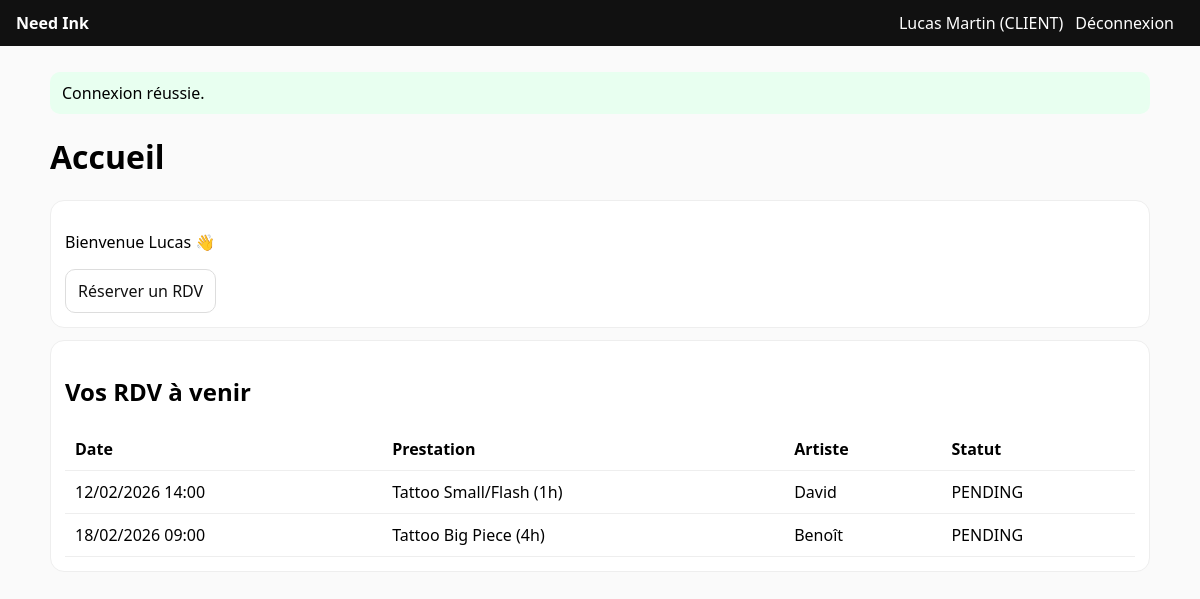
The page /index.php (signed in) on the database its author committed.
### tables this page shows
CREATE TABLE `appointment` (
  `id_appointment` int(11) NOT NULL,
  `id_user` int(11) NOT NULL,
  `id_artist` int(11) NOT NULL,
  `id_service` int(11) NOT NULL,
  `start_at` datetime NOT NULL,
  `end_at` datetime NOT NULL,
  `status` enum('PENDING','CONFIRMED','REFUSED','CANCELLED') NOT NULL DEFAULT 'PENDING',
  `created_at` datetime NOT NULL DEFAULT CURRENT_TIMESTAMP
);

CREATE TABLE `service` (
  `id_service` int(11) NOT NULL,
  `service_name` varchar(150) NOT NULL,
  `duration_min` int(11) NOT NULL,
  `is_active` tinyint(1) NOT NULL DEFAULT '1'
);

CREATE TABLE `artist` (
  `id_artist` int(11) NOT NULL,
  `artist_name` varchar(150) NOT NULL,
  `bio` text,
  `speciality` varchar(150) DEFAULT NULL,
  `is_active` tinyint(1) NOT NULL DEFAULT '1'
);

### config/auth.php (called while the page is built, shortened)
<?php
function current_user(): ?array {
    return $_SESSION['user'] ?? null;
}

### config/helpers.php (called while the page is built, shortened)
<?php
function e(?string $s): string {
    return htmlspecialchars($s ?? '', ENT_QUOTES | ENT_SUBSTITUTE, 'UTF-8');
}

### index.php (the view, shortened to what this page needs)
<?php
$pdo = db();
require_once BASE_PATH . '/app/views/partials/header.php';
?>
<h1>Accueil</h1>
<div class="card">
  <?php if (!$u): ?>
    <p>Bienvenue ! Connectez-vous pour réserver un rendez-vous.</p>
    <p><a class="btn" href="<?= BASE_URL ?>/pages/login.php">Se connecter</a></p>
  <?php else: ?>
    <p>Bienvenue <?= e($u['firstname']) ?> 👋</p>
    <div class="actions">
      <a class="btn" href="<?= BASE_URL ?>/pages/booking.php">Réserver un RDV</a>
    </div>
  <?php endif; ?>
</div>
<?php if ($u && $u['role'] === 'CLIENT'): ?>
<?php
  $stmt = $pdo->prepare("
    SELECT a.id_appointment, a.start_at, a.end_at, a.status,
           s.service_name, ar.artist_name
    FROM appointment a
    JOIN service s ON s.id_service = a.id_service
    JOIN artist ar ON ar.id_artist = a.id_artist
    WHERE a.id_user = :id_user
      AND a.start_at >= NOW()
      AND a.status IN ('PENDING','CONFIRMED')
    ORDER BY a.start_at ASC
    LIMIT 5
  ");
  $stmt->execute([':id_user' => $u['id_user']]);
  $rows = $stmt->fetchAll(PDO::FETCH_ASSOC);
?>
<div class="card">
  <h2>Vos RDV à venir</h2>
  <?php if (!$rows): ?>
    <p>Aucun rendez-vous à venir.</p>
  <?php else: ?>
    <table>
      <thead><tr><th>Date</th><th>Prestation</th><th>Artiste</th><th>Statut</th></tr></thead>
      <tbody>
        <?php foreach ($rows as $r): ?>
          <tr>
            <td><?= e((new DateTimeImmutable($r['start_at']))->format('d/m/Y H:i')) ?></td>
            <td><?= e($r['service_name']) ?></td>
            <td><?= e($r['artist_name']) ?></td>
            <td><?= e($r['status']) ?></td>
          </tr>
        <?php endforeach; ?>
      </tbody>
    </table>
  <?php endif; ?>
</div>
<?php endif; ?>
</main></body></html>

### app/views/partials/header.php (style rules this page uses)
body { font-family:system-ui,Arial;margin:0;background:#fafafa }
.card { background:#fff;border:1px solid #eee;border-radius:14px;padding:14px;margin:12px 0 }
table { width:100%;border-collapse:collapse }
th,td { padding:10px;border-bottom:1px solid #eee;text-align:left }
.actions { display:flex;gap:8px;flex-wrap:wrap }
.btn { display:inline-block;padding:10px 12px;border-radius:10px;border:1px solid #ddd;background:#fff;text-decoration:none;color:#111 }

### rows shown on the page
appointment: start_at "12/02/2026 14:00", id_service.service_name "Tattoo Small/Flash (1h)", id_artist.artist_name "David", status "PENDING"
appointment: start_at "18/02/2026 09:00", id_service.service_name "Tattoo Big Piece (4h)", id_artist.artist_name "Benoît", status "PENDING"

### other values the page prints
$u['firstname'].' '.$u['lastname'] "Lucas Martin"
$u['role'] "CLIENT"
$f['message'] "Connexion réussie."
$u['firstname'] "Lucas"
